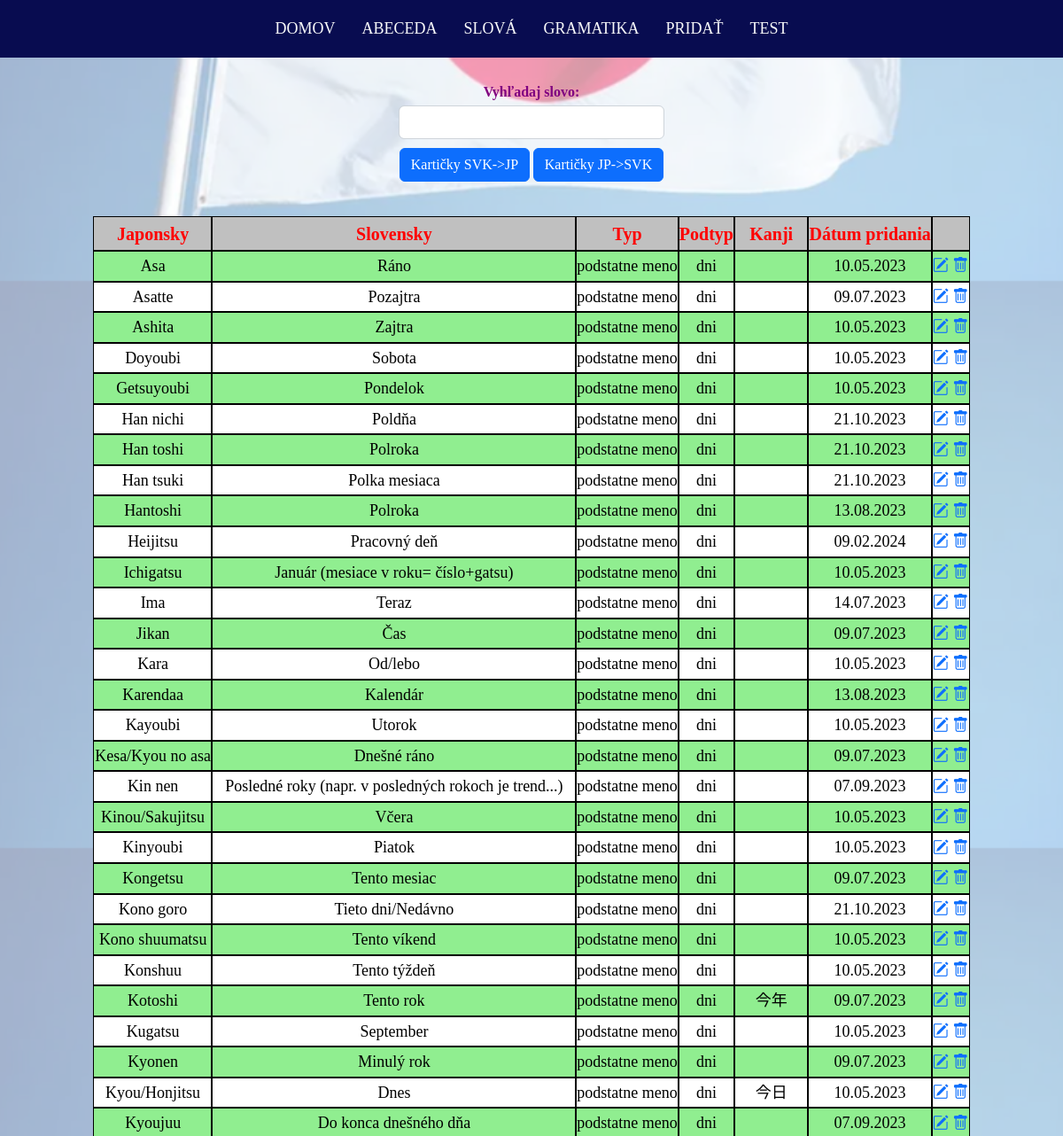
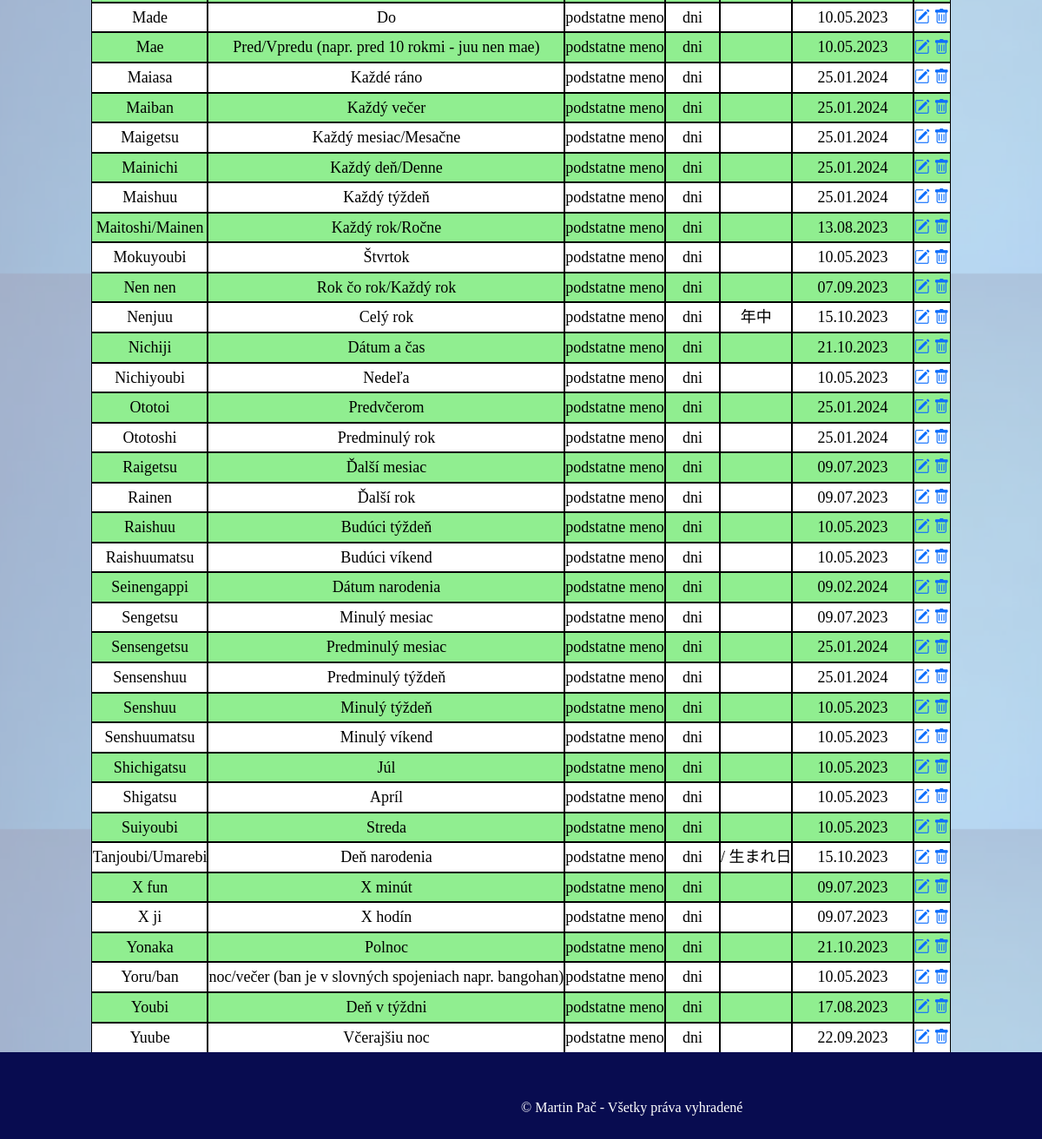
The app's page /words.php?type=0&subType=4&showType=0, older data (2 pictures, top to bottom).
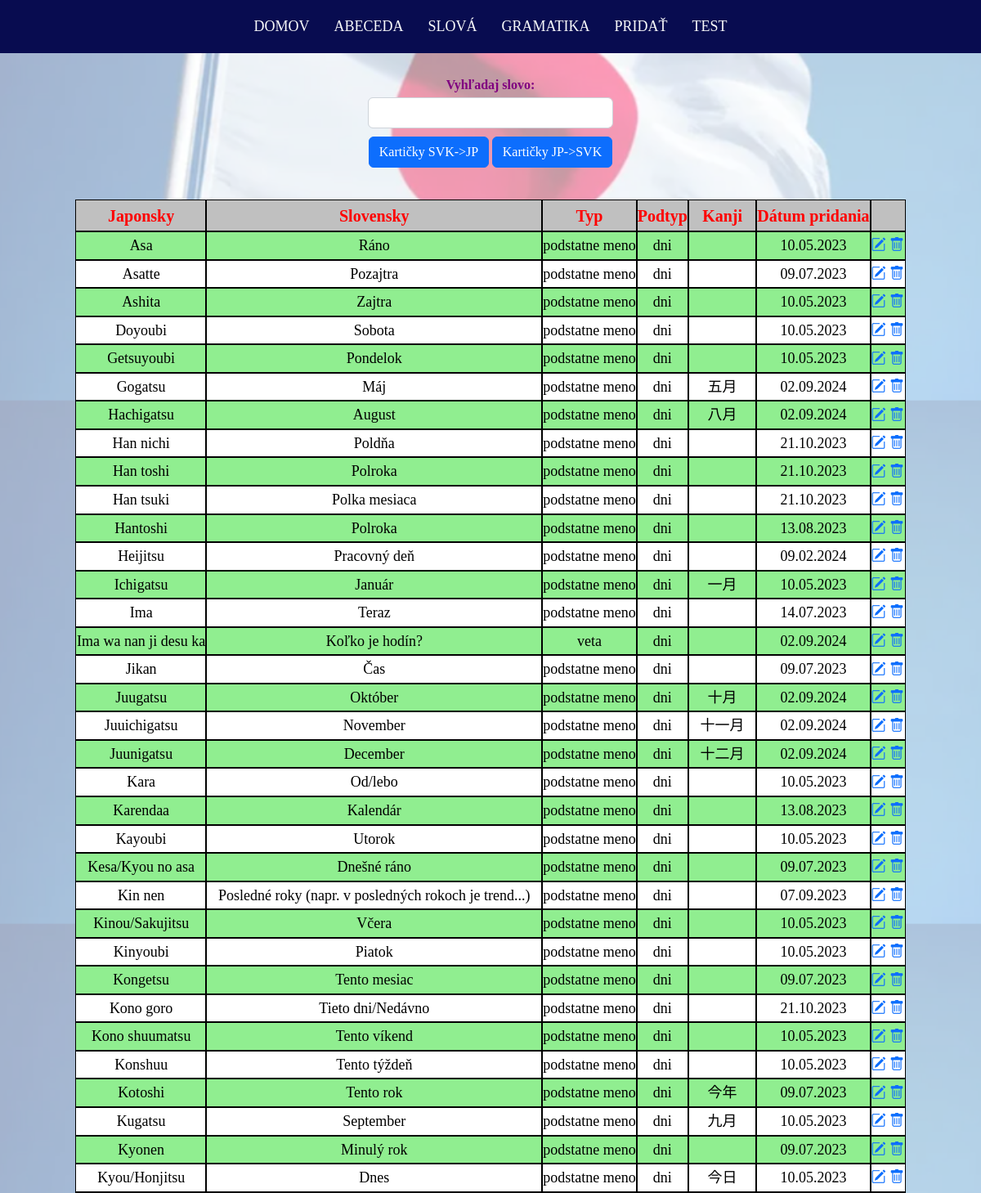
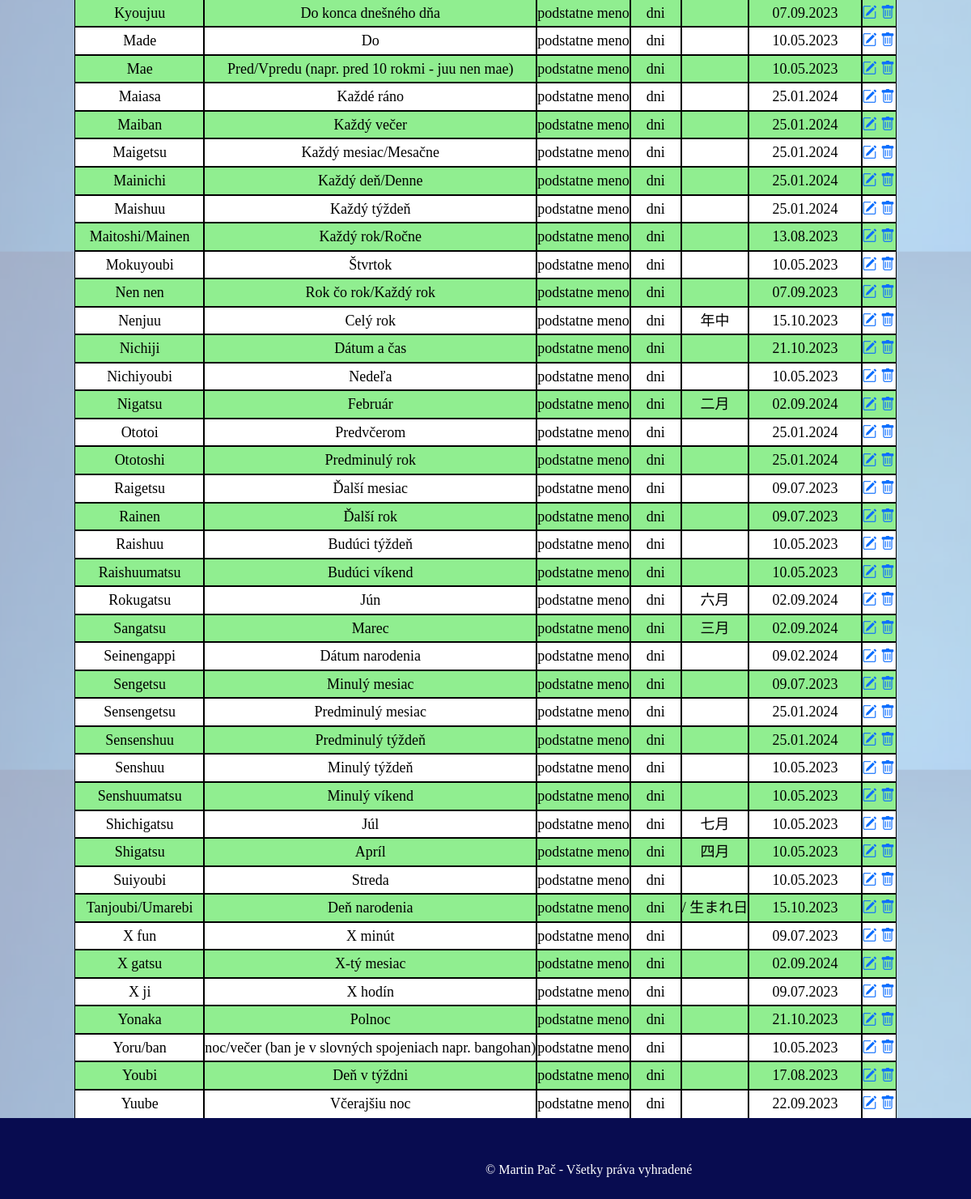
The same page, newer data (2 pictures, top to bottom).
### tables this page shows
CREATE TABLE `words` (
  `id` int UNSIGNED NOT NULL,
  `jap_word` varchar(128) NOT NULL,
  `svk_word` varchar(128) NOT NULL,
  `word_type` enum('pridavne meno','podstatne meno','sloveso','veta') NOT NULL,
  `day_of_addition` date DEFAULT NULL,
  `kanji` varchar(16) DEFAULT NULL
);

CREATE TABLE `nounTypes` (
  `id` int UNSIGNED NOT NULL,
  `type_name` varchar(16) NOT NULL,
  `image_name` varchar(16) NOT NULL
);

### src/helper/helpFunctions.php (called while the page is built, shortened)
<?php
function getOrdersForTable($orderColumns,$orderColumn,$order){
	$ordersTable=[];
	for ($i=0;$i<count($orderColumns);$i++){
		if ($orderColumn==$orderColumns[$i] && $order!="DESC")
			array_push($ordersTable,"DESC");
		else
			array_push($ordersTable,"ASC");
	}
	return $ordersTable;
}
function generateLinkForWords($type,$showType,$orderColumn=null,$order=null,$fromDate=null,$toDate=null,$subType=null,$frontLanguage=null){
	$link="words.php?type=$type&showType=$showType";
	if ($orderColumn!=null && $order!=null)
		$link.="&orderColumn=$orderColumn&order=$order";
	if ($frontLanguage!=null && in_array($frontLanguage,["JP","SVK"]))
		$link.="&frontLanguage=$frontLanguage";
	if ($subType!=null)
		$link.="&subType=".$subType;
	return $link;
}

### src/databaseQueries/databaseQueries.php (called while the page is built, shortened)
<?php
function selectWords($conn,$type,$orderColumn,$order,$fromDate="2000-01-01",$toDate="3333-03-03",$subType=null){
	if ($subType!=null)
		$sql="SELECT words.id,jap_word,svk_word,word_type,type_name as typeNames,day_of_addition,kanji FROM words
            JOIN wordSubtypes ON wordSubtypes.word_id=words.id
			JOIN nounTypes ON nounTypes.id=wordSubtypes.word_subtype_id
			WHERE nounTypes.id='".$subType."' AND day_of_addition BETWEEN '".$fromDate."' AND '".$toDate."'
			ORDER BY $orderColumn $order";
    $result = $conn->query($sql) or die ("Chyba pri vykonaní select query".$conn->error);
    return $result;
}

### src/words.php (the view, shortened to what this page needs)
<?php
include "partials/header.php";
if ($_SERVER["REQUEST_METHOD"] == "GET" && isset($_GET["type"]) && isset ($_GET["showType"])){
    require_once("config/config.php");
    include "databaseQueries/databaseQueries.php";
    include "helper/helpFunctions.php";
    $type=intval($_GET["type"]);
    $showType=intval($_GET["showType"]);
    $types=["podstatne meno","pridavne meno","sloveso","all","veta"];
	[$fromDate,$toDate]=(isset($_GET["monthWords"]) && $_GET["monthWords"]==1) ? [date("Y-m-d",strtotime("-1 months")),date("Y-m-d")] : ["2000-01-01","3333-03-03"];
	if ($type>=0 && $type<=4) {
        $orderColumns=["jap_word","svk_word","word_type","word_subtype_id","day_of_addition"];
        $orders=["ASC","DESC"];
        $orderColumn=(isset($_GET["orderColumn"])&&in_array($_GET["orderColumn"],$orderColumns)) ? mb_escape($_GET["orderColumn"]) : "jap_word";
        $order=(isset($_GET["order"])&&in_array($_GET["order"],$orders)) ? mb_escape($_GET["order"]) : "ASC";
		$subType=(isset ($_GET["subType"]) && (intval($_GET["subType"]) >=1 && intval($_GET["subType"])<29)) ? intval($_GET["subType"]) : null;
        if ($showType!=2)
			$result = selectWords($conn,$types[$type],$orderColumn,$order,$fromDate,$toDate,$subType);
        if ($showType == 0) {
			$orderTable=getOrdersForTable($orderColumns,$orderColumn,$order);
			echo '<label class="purple">Vyhľadaj slovo:</label><input type="text" class="form-control" id="searchBar">';
			echo '<button class="btn btn-primary" onclick="window.location.href=\''.generateLinkForWords($type,1,null,null,$fromDate,$toDate,$subType,"SVK").'\'" >Kartičky SVK->JP</button>
					<button class="btn btn-primary" onclick="window.location.href=\''.generateLinkForWords($type,1,null,null,$fromDate,$toDate,$subType,"JP").'\'">Kartičky JP->SVK</button></div>';
            echo '<table class="tabulka tabfix" id="tabulka">
                    <thead>
                        <tr>
                            <th id="th-jap_word" class="cursor" onclick="window.location.href=\''.generateLinkForWords($type,$showType,$orderColumns[0],$orderTable[0],$fromDate,$toDate,$subType).'\'">
								Japonsky
								<i class="bi bi-sort-up hidden"></i>
								<i class="bi bi-sort-down hidden"></i>
                            </th>
                            <th id="th-svk_word" class="cursor" onclick="window.location.href=\''.generateLinkForWords($type,$showType,$orderColumns[1],$orderTable[1],$fromDate,$toDate,$subType).'\'">
								Slovensky
								<i class="bi bi-sort-up hidden"></i>
								<i class="bi bi-sort-down hidden"></i>
                            </th>
                            <th id="th-word_type" class="cursor" onclick="window.location.href=\''.generateLinkForWords($type,$showType,$orderColumns[2],$orderTable[2],$fromDate,$toDate,$subType).'\'">
								Typ
								<i class="bi bi-sort-up hidden"></i>
								<i class="bi bi-sort-down hidden"></i>
                            </th>
							<th id="th-word_subtype_id" class="cursor" onclick="window.location.href=\''.generateLinkForWords($type,$showType,$orderColumns[3],$orderTable[3],$fromDate,$toDate,$subType).'\'">
								Podtyp
								<i class="bi bi-sort-up hidden"></i>
								<i class="bi bi-sort-down hidden"></i>
                            </th>
							<th>Kanji</th>
							<th id="th-day_of_addition" class="cursor" onclick="window.location.href=\''.generateLinkForWords($type,$showType,$orderColumns[4],$orderTable[4],$fromDate,$toDate,$subType).'\'">
								Dátum pridania
								<i class="bi bi-sort-up hidden"></i>
								<i class="bi bi-sort-down hidden"></i>
                            </th>
                            <th></th>
                         </tr>
                    </thead>
                    <tbody>';
            if (isset($result) && $result) {
                while ($row = mysqli_fetch_assoc($result)) {
                    echo '<tr>';
                    if ($type==2 && !(str_contains($row["jap_word"], ' ')))
                        echo '<td><a class="cursor searchedValue" onclick="window.location.href=\'verbForms.php?verb='.$row["jap_word"].'&getVerbForms=8\'">' . $row["jap_word"] . '</a></td>';
                    else
                        echo '<td class="searchedValue">' . $row["jap_word"] . '</td>';
                    echo '<td class="searchedValue">' . $row["svk_word"] . '</td>';
                    echo '<td>' . $row["word_type"] . '</td>';
                    echo '<td>' . ((isset($row["typeNames"]) && $row["typeNames"]) ? $row["typeNames"] : '') . '</td>';
					$kanji = $row["kanji"] == NULL ? '' : $row["kanji"];
					echo '<td>' .$kanji. '</td>';
                    echo '<td>' . date("d.m.Y", strtotime($row["day_of_addition"])) . '</td>';
                    $rowID=$row["id"];
                    $functionEditForm="'$rowID',0";
                    echo '<td><a class="nodec editWord" onclick= "generateEditForm('.$functionEditForm.')">
                        <i class = "bi bi-pencil-square"></i></a>
                        <a class="nodec deleteX word" id = "' . $rowID . '">
                        <i class = "bi bi-trash"></i></a></td>';
                    echo '</tr>';
                }
            }
            echo '</tbody></table>';
        }
    }
    else http_response_code(400);
}
else http_response_code(400);
?>
<?php
include ("partials/footer.php");
?>

### src/partials/header.php (shortened to what this page needs)
<!doctype html>
<html lang="sk">
<head>
    <link rel="stylesheet" type="text/css" href="css/bootstrap.css">
    <link rel="stylesheet" type="text/css" href="css/bootstrap-icons.css">
    <link rel="stylesheet" type="text/css" href="partials/style.css">
    <link rel="stylesheet" type="text/css" href="css/styles.css">
</head>
<body>
<header>
    <div class="header_section">
        <div class="container-fluid header_main">
            <nav class="navbar navbar-expand-lg navbar-light bg-light">
                <div class="collapse navbar-collapse" id="navbarSupportedContent">
                    <ul class="navbar-nav mr-auto">
                        <li class="nav-item">
                            <a class="nav-link" href="index.php">Domov</a>
                        </li>
                        <li class="nav-item">
                            <a class="nav-link" href="#">Abeceda</a>
                        </li>
                        <li class="nav-item">
                            <a class="nav-link" href="words.php?type=3&showType=0">Slová</a>
                        </li>
                        <li class="nav-item">
                            <a class="nav-link" href="#">Gramatika</a>
                        </li>
                        <li class="nav-item">
                            <a class="nav-link" href="#">Pridať</a>
                        </li>
						<li class="nav-item">
                            <a class="nav-link" href="exam.php?getExamForm=1">Test</a>
                        </li>
                    </ul>
                </div>
            </nav>
        </div>
</header>

### src/partials/footer.php (shortened to what this page needs)
<footer class="footer_main">
    <p>&copy; Martin Pač - Všetky práva vyhradené</p>
</footer>
</body>
</html>

### src/partials/style.css (style rules this page uses)
* { box-sizing: border-box !important; transition: ease all 0.5s; }
html { scroll-behavior: smooth; }
body { color: #666666; font-size: 14px; font-family: Poppins; line-height: 1.80857; font-weight: normal; overflow-x: hidden; text-align: center; min-height: 90vh; position: relative; }
.bg-light { background-color: transparent!important; }
.header_main { background: linear-gradient(45deg, transparent 0%, #080c50 0%); position: fixed; top:0px; z-index: 99; }
.navbar-expand-lg .navbar-nav .nav-link { padding-right: 15px; padding-left: 15px; font-size: 18px; color: #f8f9fa; text-transform: uppercase; }
.navbar-collapse { justify-content: center; }
.footer_main { background: linear-gradient(45deg, transparent 0%, #080c50 0%); color:white; height: 100px; text-align: center; position:absolute; bottom:-100px; width: 100%; left:0; }
.footer_main>p { margin-top: auto; font-size: 16px; top:50%; position: absolute; left:50%; }
body::after { background-image: url("../img/japanese_flag.png"); content: ""; background-size: 100%,0; background-position: center; width: 100%; opacity: 0.4; z-index:-1; top: -30px; bottom: 0; right: 0; left: 0; position: absolute; }

### src/css/styles.css (style rules this page uses)
header { margin-bottom: 90px; }
.btn { margin-top: 10px; }
label { font-size: 16px; font-weight: bold; color:black; }
.tabulka { text-align:center; border-color: black; border-collapse: collapse; margin-left:auto; margin-right:auto; margin-top: 30px; max-width: 85%; z-index: 1; }
th,td { outline: 1px solid black; }
th { font-size: 20px; }
td { font-size: 18px; }
.tabulka>thead { font-weight:bold; background-color:silver; color:red; position: sticky; top: 65px; }
.tabulka>tbody>tr:nth-child(even) { background-color:white; }
.tabulka>tbody { color:black; background-color:lightgreen; }
.purple { color:purple; }
.cursor { cursor: pointer; text-decoration: none; color: inherit; }
.form-control { width: 50%; margin-left: auto; margin-right: auto; }
.nodec { cursor: pointer; }
#searchBar { width:25%; }
button { margin-bottom:10px; }

Row changes from the older to the newer data that the page shows:
added words: jap_word "Gogatsu", svk_word "Máj", word_type "podstatne meno", nountypes.type_name "dni", kanji "五月", day_of_addition "02.09.2024"
added words: jap_word "Hachigatsu", svk_word "August", word_type "podstatne meno", nountypes.type_name "dni", kanji "八月", day_of_addition "02.09.2024"
changed words "Ichigatsu": svk_word "Január (mesiace v roku= číslo+gatsu)" → "Január"; kanji (not shown) → "一月"
added words: jap_word "Ima wa nan ji desu ka", svk_word "Koľko je hodín?", word_type "veta", nountypes.type_name "dni", day_of_addition "02.09.2024"
added words: jap_word "Juugatsu", svk_word "Október", word_type "podstatne meno", nountypes.type_name "dni", kanji "十月", day_of_addition "02.09.2024"
added words: jap_word "Juuichigatsu", svk_word "November", word_type "podstatne meno", nountypes.type_name "dni", kanji "十一月", day_of_addition "02.09.2024"
added words: jap_word "Juunigatsu", svk_word "December", word_type "podstatne meno", nountypes.type_name "dni", kanji "十二月", day_of_addition "02.09.2024"
changed words "Kugatsu": kanji (not shown) → "九月"
added words: jap_word "Nigatsu", svk_word "Február", word_type "podstatne meno", nountypes.type_name "dni", kanji "二月", day_of_addition "02.09.2024"
added words: jap_word "Rokugatsu", svk_word "Jún", word_type "podstatne meno", nountypes.type_name "dni", kanji "六月", day_of_addition "02.09.2024"
added words: jap_word "Sangatsu", svk_word "Marec", word_type "podstatne meno", nountypes.type_name "dni", kanji "三月", day_of_addition "02.09.2024"
changed words "Shichigatsu": kanji (not shown) → "七月"
changed words "Shigatsu": kanji (not shown) → "四月"
added words: jap_word "X gatsu", svk_word "X-tý mesiac", word_type "podstatne meno", nountypes.type_name "dni", day_of_addition "02.09.2024"
